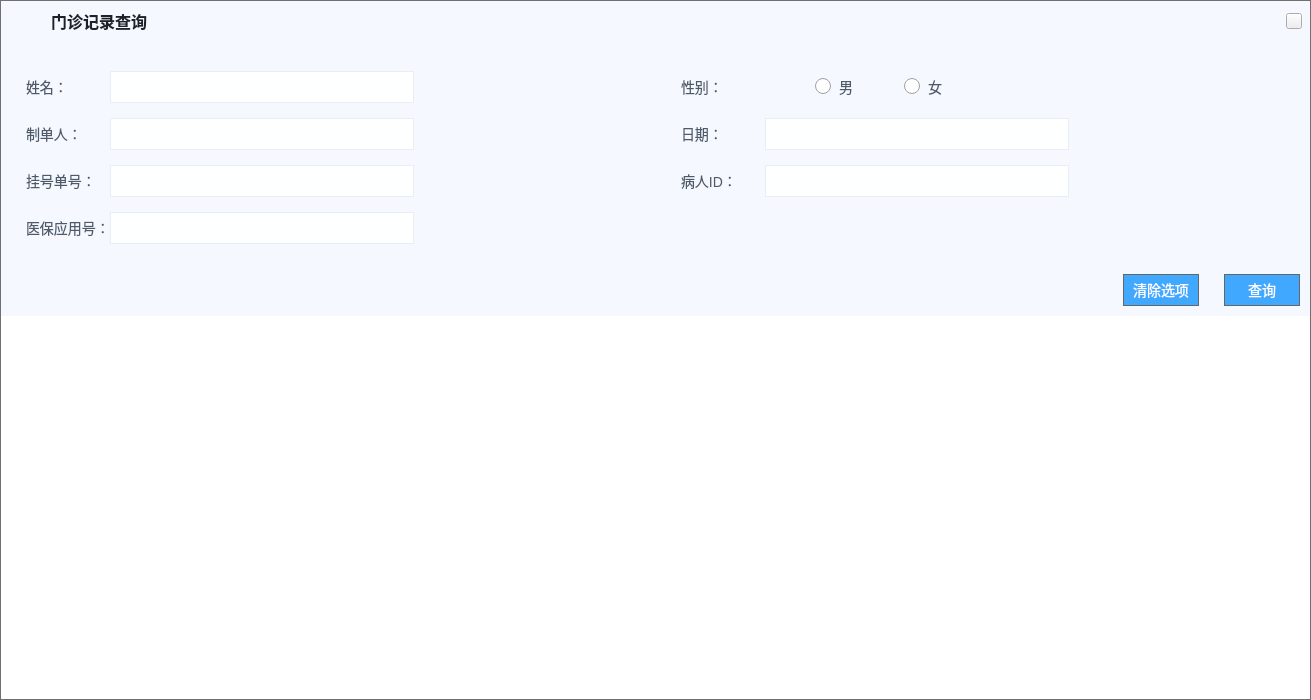
<?xml version="1.0" encoding="UTF-8"?>
<ui version="4.0">
 <class>SearchDlg</class>
 <widget class="QWidget" name="SearchDlg">
  <property name="geometry">
   <rect>
    <x>0</x>
    <y>0</y>
    <width>1311</width>
    <height>700</height>
   </rect>
  </property>
  <property name="minimumSize">
   <size>
    <width>1311</width>
    <height>700</height>
   </size>
  </property>
  <property name="windowTitle">
   <string>Form</string>
  </property>
  <property name="styleSheet">
   <string notr="true">QLabel {
	min-width: 84px;
	color: #4E5969;
	font-size: 14px;
}

QLineEdit {
	max-width: 96px;
	min-height:30px;
	background: #FEFFFF;
	border: 1px solid #E9EEF5;

	font-size: 14px;
	font-weight:  500;
	color: #1D2129;

	padding-left:12px;
}

QRadioButton
{
	font-size: 14px;
	font-weight: 400;
	color: #4E5969;
	line-height: 0px;
	spacing:8px;
}

QRadioButton::indicator
{
	width:16px;
	height:16px;
}

QRadioButton::indicator:unchecked
{
	border-image: url(:/icons/images/icons_Radio.png);
}

QRadioButton::indicator:checked
{
	
	border-image: url(:/icons/images/icons_Radio_selected.png);
}

QRadioButton::indicator:unchecked:hover
{
	border-image: url(:/icons/images/icons_Radio_hover.png);
}

QLabel{
border:none;
background:transparent;
}

#SearchDlg{
background:#F5F9FF;
border:1px solid #707070;
}
</string>
  </property>
  <layout class="QVBoxLayout" name="verticalLayout" stretch="0,0,0,1">
   <property name="spacing">
    <number>10</number>
   </property>
   <property name="leftMargin">
    <number>1</number>
   </property>
   <property name="topMargin">
    <number>1</number>
   </property>
   <property name="rightMargin">
    <number>1</number>
   </property>
   <property name="bottomMargin">
    <number>1</number>
   </property>
   <item>
    <widget class="QWidget" name="widget" native="true">
     <property name="minimumSize">
      <size>
       <width>0</width>
       <height>40</height>
      </size>
     </property>
     <property name="maximumSize">
      <size>
       <width>16777215</width>
       <height>40</height>
      </size>
     </property>
     <layout class="QHBoxLayout" name="horizontalLayout_9">
      <property name="spacing">
       <number>10</number>
      </property>
      <property name="leftMargin">
       <number>8</number>
      </property>
      <property name="topMargin">
       <number>0</number>
      </property>
      <property name="rightMargin">
       <number>8</number>
      </property>
      <property name="bottomMargin">
       <number>0</number>
      </property>
      <item>
       <widget class="QPushButton" name="pushButton">
        <property name="minimumSize">
         <size>
          <width>32</width>
          <height>32</height>
         </size>
        </property>
        <property name="maximumSize">
         <size>
          <width>32</width>
          <height>32</height>
         </size>
        </property>
        <property name="styleSheet">
         <string notr="true">border-image: url(:/icons/images/search.png);
border:none;</string>
        </property>
        <property name="text">
         <string/>
        </property>
       </widget>
      </item>
      <item>
       <widget class="QLabel" name="label_8">
        <property name="styleSheet">
         <string notr="true">font-size: 16px;
font-weight: 500;
color: #1D2129;
line-height: 22px;
border:none;</string>
        </property>
        <property name="text">
         <string>门诊记录查询</string>
        </property>
       </widget>
      </item>
      <item>
       <spacer name="horizontalSpacer_9">
        <property name="orientation">
         <enum>Qt::Horizontal</enum>
        </property>
        <property name="sizeHint" stdset="0">
         <size>
          <width>589</width>
          <height>20</height>
         </size>
        </property>
       </spacer>
      </item>
      <item>
       <widget class="QPushButton" name="btn_close">
        <property name="minimumSize">
         <size>
          <width>16</width>
          <height>16</height>
         </size>
        </property>
        <property name="maximumSize">
         <size>
          <width>16</width>
          <height>16</height>
         </size>
        </property>
        <property name="styleSheet">
         <string notr="true">border-image: url(:/icons/images/login_account_error_right.png);</string>
        </property>
        <property name="text">
         <string/>
        </property>
       </widget>
      </item>
     </layout>
    </widget>
   </item>
   <item>
    <layout class="QGridLayout" name="gridLayout">
     <property name="leftMargin">
      <number>25</number>
     </property>
     <property name="topMargin">
      <number>20</number>
     </property>
     <property name="bottomMargin">
      <number>20</number>
     </property>
     <property name="horizontalSpacing">
      <number>25</number>
     </property>
     <property name="verticalSpacing">
      <number>15</number>
     </property>
     <item row="3" column="0">
      <layout class="QHBoxLayout" name="horizontalLayout_3">
       <item>
        <widget class="QLabel" name="label_3">
         <property name="minimumSize">
          <size>
           <width>84</width>
           <height>0</height>
          </size>
         </property>
         <property name="text">
          <string>挂号单号：</string>
         </property>
        </widget>
       </item>
       <item>
        <widget class="QLineEdit" name="lineEdit_2">
         <property name="minimumSize">
          <size>
           <width>304</width>
           <height>32</height>
          </size>
         </property>
         <property name="maximumSize">
          <size>
           <width>110</width>
           <height>16777215</height>
          </size>
         </property>
        </widget>
       </item>
       <item>
        <spacer name="horizontalSpacer_3">
         <property name="orientation">
          <enum>Qt::Horizontal</enum>
         </property>
         <property name="sizeHint" stdset="0">
          <size>
           <width>40</width>
           <height>20</height>
          </size>
         </property>
        </spacer>
       </item>
      </layout>
     </item>
     <item row="4" column="0">
      <layout class="QHBoxLayout" name="horizontalLayout_7">
       <item>
        <widget class="QLabel" name="label_7">
         <property name="text">
          <string>医保应用号：</string>
         </property>
        </widget>
       </item>
       <item>
        <widget class="QLineEdit" name="edit_s_insurance_id">
         <property name="minimumSize">
          <size>
           <width>304</width>
           <height>32</height>
          </size>
         </property>
         <property name="maximumSize">
          <size>
           <width>110</width>
           <height>16777215</height>
          </size>
         </property>
        </widget>
       </item>
       <item>
        <spacer name="horizontalSpacer_7">
         <property name="orientation">
          <enum>Qt::Horizontal</enum>
         </property>
         <property name="sizeHint" stdset="0">
          <size>
           <width>40</width>
           <height>20</height>
          </size>
         </property>
        </spacer>
       </item>
      </layout>
     </item>
     <item row="0" column="0">
      <layout class="QHBoxLayout" name="horizontalLayout">
       <item>
        <widget class="QLabel" name="label">
         <property name="minimumSize">
          <size>
           <width>84</width>
           <height>0</height>
          </size>
         </property>
         <property name="text">
          <string>姓名：</string>
         </property>
        </widget>
       </item>
       <item>
        <widget class="QLineEdit" name="edit_s_patient_name">
         <property name="minimumSize">
          <size>
           <width>304</width>
           <height>32</height>
          </size>
         </property>
         <property name="maximumSize">
          <size>
           <width>110</width>
           <height>16777215</height>
          </size>
         </property>
        </widget>
       </item>
       <item>
        <spacer name="horizontalSpacer">
         <property name="orientation">
          <enum>Qt::Horizontal</enum>
         </property>
         <property name="sizeHint" stdset="0">
          <size>
           <width>40</width>
           <height>20</height>
          </size>
         </property>
        </spacer>
       </item>
      </layout>
     </item>
     <item row="0" column="1">
      <layout class="QHBoxLayout" name="horizontalLayout_2">
       <property name="spacing">
        <number>50</number>
       </property>
       <item>
        <widget class="QLabel" name="label_2">
         <property name="minimumSize">
          <size>
           <width>84</width>
           <height>0</height>
          </size>
         </property>
         <property name="text">
          <string>性别：</string>
         </property>
        </widget>
       </item>
       <item>
        <widget class="QRadioButton" name="rbtn_boy">
         <property name="text">
          <string>男</string>
         </property>
        </widget>
       </item>
       <item>
        <widget class="QRadioButton" name="rbtn_girl">
         <property name="text">
          <string>女</string>
         </property>
        </widget>
       </item>
       <item>
        <spacer name="horizontalSpacer_2">
         <property name="orientation">
          <enum>Qt::Horizontal</enum>
         </property>
         <property name="sizeHint" stdset="0">
          <size>
           <width>40</width>
           <height>20</height>
          </size>
         </property>
        </spacer>
       </item>
      </layout>
     </item>
     <item row="1" column="0">
      <layout class="QHBoxLayout" name="horizontalLayout_6">
       <item>
        <widget class="QLabel" name="label_6">
         <property name="minimumSize">
          <size>
           <width>84</width>
           <height>0</height>
          </size>
         </property>
         <property name="text">
          <string>制单人：</string>
         </property>
        </widget>
       </item>
       <item>
        <widget class="QLineEdit" name="edit_s_doctor_name">
         <property name="minimumSize">
          <size>
           <width>304</width>
           <height>32</height>
          </size>
         </property>
         <property name="maximumSize">
          <size>
           <width>110</width>
           <height>16777215</height>
          </size>
         </property>
        </widget>
       </item>
       <item>
        <spacer name="horizontalSpacer_6">
         <property name="orientation">
          <enum>Qt::Horizontal</enum>
         </property>
         <property name="sizeHint" stdset="0">
          <size>
           <width>40</width>
           <height>20</height>
          </size>
         </property>
        </spacer>
       </item>
      </layout>
     </item>
     <item row="1" column="1">
      <layout class="QHBoxLayout" name="horizontalLayout_5">
       <item>
        <widget class="QLabel" name="label_5">
         <property name="minimumSize">
          <size>
           <width>84</width>
           <height>0</height>
          </size>
         </property>
         <property name="text">
          <string>日期：</string>
         </property>
        </widget>
       </item>
       <item>
        <widget class="QWidget" name="widget_2" native="true">
         <property name="minimumSize">
          <size>
           <width>400</width>
           <height>32</height>
          </size>
         </property>
         <layout class="QHBoxLayout" name="horizontalLayout_10">
          <property name="spacing">
           <number>20</number>
          </property>
          <property name="leftMargin">
           <number>0</number>
          </property>
          <property name="topMargin">
           <number>0</number>
          </property>
          <property name="rightMargin">
           <number>0</number>
          </property>
          <property name="bottomMargin">
           <number>0</number>
          </property>
          <item>
           <widget class="QLineEdit" name="edit_s_make_date">
            <property name="minimumSize">
             <size>
              <width>304</width>
              <height>32</height>
             </size>
            </property>
            <property name="maximumSize">
             <size>
              <width>110</width>
              <height>16777215</height>
             </size>
            </property>
           </widget>
          </item>
          <item>
           <widget class="QPushButton" name="btn_date">
            <property name="minimumSize">
             <size>
              <width>28</width>
              <height>28</height>
             </size>
            </property>
            <property name="maximumSize">
             <size>
              <width>28</width>
              <height>28</height>
             </size>
            </property>
            <property name="styleSheet">
             <string notr="true">QPushButton{
background-image: url(:/icons/images/calendar.png);
background-position:center;
border:none;
background-repeat:no-repeat;
}

QPushButton:hover{
background: #40a9ff;
background-image: url(:/icons/images/calendar.png);
background-position:center;
border:none;
background-repeat:no-repeat;
}</string>
            </property>
            <property name="text">
             <string/>
            </property>
            <property name="iconSize">
             <size>
              <width>20</width>
              <height>20</height>
             </size>
            </property>
           </widget>
          </item>
          <item>
           <spacer name="horizontalSpacer_10">
            <property name="orientation">
             <enum>Qt::Horizontal</enum>
            </property>
            <property name="sizeHint" stdset="0">
             <size>
              <width>25</width>
              <height>20</height>
             </size>
            </property>
           </spacer>
          </item>
         </layout>
        </widget>
       </item>
       <item>
        <spacer name="horizontalSpacer_5">
         <property name="orientation">
          <enum>Qt::Horizontal</enum>
         </property>
         <property name="sizeHint" stdset="0">
          <size>
           <width>40</width>
           <height>20</height>
          </size>
         </property>
        </spacer>
       </item>
      </layout>
     </item>
     <item row="3" column="1">
      <layout class="QHBoxLayout" name="horizontalLayout_4">
       <item>
        <widget class="QLabel" name="label_4">
         <property name="minimumSize">
          <size>
           <width>84</width>
           <height>0</height>
          </size>
         </property>
         <property name="text">
          <string>病人ID：</string>
         </property>
        </widget>
       </item>
       <item>
        <widget class="QLineEdit" name="edit_s_patient_id">
         <property name="minimumSize">
          <size>
           <width>304</width>
           <height>32</height>
          </size>
         </property>
         <property name="maximumSize">
          <size>
           <width>110</width>
           <height>16777215</height>
          </size>
         </property>
        </widget>
       </item>
       <item>
        <spacer name="horizontalSpacer_4">
         <property name="orientation">
          <enum>Qt::Horizontal</enum>
         </property>
         <property name="sizeHint" stdset="0">
          <size>
           <width>40</width>
           <height>20</height>
          </size>
         </property>
        </spacer>
       </item>
      </layout>
     </item>
    </layout>
   </item>
   <item>
    <layout class="QHBoxLayout" name="horizontalLayout_8">
     <property name="spacing">
      <number>25</number>
     </property>
     <property name="rightMargin">
      <number>10</number>
     </property>
     <item>
      <spacer name="horizontalSpacer_8">
       <property name="orientation">
        <enum>Qt::Horizontal</enum>
       </property>
       <property name="sizeHint" stdset="0">
        <size>
         <width>40</width>
         <height>20</height>
        </size>
       </property>
      </spacer>
     </item>
     <item>
      <widget class="QPushButton" name="btn_clear">
       <property name="minimumSize">
        <size>
         <width>76</width>
         <height>32</height>
        </size>
       </property>
       <property name="styleSheet">
        <string notr="true">QPushButton:pressed
{
background:#3d84a8;
}
QPushButton
{
background:#40a9ff;
border:1px solid;
border-color:#666666;
color:#ffffff;
font-size:14px;
line-height:24px;
}

QPushButton:hover
{
background:#46cdcf;
}</string>
       </property>
       <property name="text">
        <string>清除选项</string>
       </property>
      </widget>
     </item>
     <item>
      <widget class="QPushButton" name="btn_query">
       <property name="minimumSize">
        <size>
         <width>76</width>
         <height>32</height>
        </size>
       </property>
       <property name="styleSheet">
        <string notr="true">QPushButton:pressed
{
background:#3d84a8;
}
QPushButton
{
background:#40a9ff;
border:1px solid;
border-color:#666666;
color:#ffffff;
font-size:14px;
line-height:24px;
}
QPushButton:hover
{
background:#46cdcf;
}</string>
       </property>
       <property name="text">
        <string>查询</string>
       </property>
      </widget>
     </item>
    </layout>
   </item>
   <item>
    <widget class="CustomTableView" name="tableView">
     <property name="styleSheet">
      <string notr="true">border:none;</string>
     </property>
     <property name="editTriggers">
      <set>QAbstractItemView::NoEditTriggers</set>
     </property>
     <property name="selectionMode">
      <enum>QAbstractItemView::SingleSelection</enum>
     </property>
     <property name="selectionBehavior">
      <enum>QAbstractItemView::SelectRows</enum>
     </property>
    </widget>
   </item>
  </layout>
 </widget>
 <customwidgets>
  <customwidget>
   <class>CustomTableView</class>
   <extends>QTableView</extends>
   <header>widgets/customtableview/customtableview.h</header>
  </customwidget>
 </customwidgets>
 <resources/>
 <connections/>
</ui>
